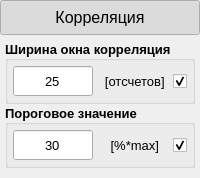
              <widget class="QWidget" name="widget_correlation" native="true">
               <property name="enabled">
                <bool>true</bool>
               </property>
               <property name="sizePolicy">
                <sizepolicy hsizetype="Minimum" vsizetype="Fixed">
                 <horstretch>0</horstretch>
                 <verstretch>0</verstretch>
                </sizepolicy>
               </property>
               <property name="minimumSize">
                <size>
                 <width>0</width>
                 <height>0</height>
                </size>
               </property>
               <property name="styleSheet">
                <string notr="true"/>
               </property>
               <layout class="QVBoxLayout" name="layout_menu_correlation">
                <property name="spacing">
                 <number>0</number>
                </property>
                <property name="sizeConstraint">
                 <enum>QLayout::SetDefaultConstraint</enum>
                </property>
                <property name="leftMargin">
                 <number>0</number>
                </property>
                <property name="topMargin">
                 <number>0</number>
                </property>
                <property name="rightMargin">
                 <number>0</number>
                </property>
                <property name="bottomMargin">
                 <number>5</number>
                </property>
                <item>
                 <widget class="QWidget" name="widget_correlation_header" native="true">
                  <property name="styleSheet">
                   <string notr="true"/>
                  </property>
                  <layout class="QHBoxLayout" name="layout_correlation_header">
                   <property name="spacing">
                    <number>0</number>
                   </property>
                   <property name="leftMargin">
                    <number>0</number>
                   </property>
                   <property name="topMargin">
                    <number>0</number>
                   </property>
                   <property name="rightMargin">
                    <number>0</number>
                   </property>
                   <property name="bottomMargin">
                    <number>0</number>
                   </property>
                   <item>
                    <widget class="QPushButton" name="pushButton_correlation_heade">
                     <property name="sizePolicy">
                      <sizepolicy hsizetype="Minimum" vsizetype="Fixed">
                       <horstretch>0</horstretch>
                       <verstretch>0</verstretch>
                      </sizepolicy>
                     </property>
                     <property name="minimumSize">
                      <size>
                       <width>0</width>
                       <height>35</height>
                      </size>
                     </property>
                     <property name="maximumSize">
                      <size>
                       <width>16777215</width>
                       <height>35</height>
                      </size>
                     </property>
                     <property name="font">
                      <font>
                       <pointsize>12</pointsize>
                      </font>
                     </property>
                     <property name="cursor">
                      <cursorShape>PointingHandCursor</cursorShape>
                     </property>
                     <property name="accessibleDescription">
                      <string/>
                     </property>
                     <property name="layoutDirection">
                      <enum>Qt::LeftToRight</enum>
                     </property>
                     <property name="autoFillBackground">
                      <bool>false</bool>
                     </property>
                     <property name="styleSheet">
                      <string notr="true">QPushButton {
	/* задает иконку */
	background-image: url(:/menu_titles/resource/menu_titles/menu_correlation_white_36dp.svg);
} 
</string>
                     </property>
                     <property name="text">
                      <string>Корреляция</string>
                     </property>
                     <property name="iconSize">
                      <size>
                       <width>0</width>
                       <height>0</height>
                      </size>
                     </property>
                     <property name="checkable">
                      <bool>true</bool>
                     </property>
                     <property name="checked">
                      <bool>true</bool>
                     </property>
                     <property name="autoRepeat">
                      <bool>false</bool>
                     </property>
                     <property name="autoExclusive">
                      <bool>false</bool>
                     </property>
                     <property name="default">
                      <bool>false</bool>
                     </property>
                     <property name="flat">
                      <bool>false</bool>
                     </property>
                    </widget>
                   </item>
                  </layout>
                 </widget>
                </item>
                <item>
                 <widget class="QWidget" name="widget_correlation_body" native="true">
                  <property name="enabled">
                   <bool>true</bool>
                  </property>
                  <property name="styleSheet">
                   <string notr="true"/>
                  </property>
                  <layout class="QVBoxLayout" name="layout_correlation_body" stretch="0,0">
                   <property name="spacing">
                    <number>0</number>
                   </property>
                   <property name="leftMargin">
                    <number>5</number>
                   </property>
                   <property name="topMargin">
                    <number>5</number>
                   </property>
                   <property name="rightMargin">
                    <number>5</number>
                   </property>
                   <property name="bottomMargin">
                    <number>5</number>
                   </property>
                   <item>
                    <widget class="QGroupBox" name="groupBox_correlation">
                     <property name="minimumSize">
                      <size>
                       <width>0</width>
                       <height>50</height>
                      </size>
                     </property>
                     <property name="maximumSize">
                      <size>
                       <width>16777215</width>
                       <height>16777215</height>
                      </size>
                     </property>
                     <property name="sizeIncrement">
                      <size>
                       <width>0</width>
                       <height>0</height>
                      </size>
                     </property>
                     <property name="baseSize">
                      <size>
                       <width>0</width>
                       <height>0</height>
                      </size>
                     </property>
                     <property name="font">
                      <font>
                       <pointsize>10</pointsize>
                       <weight>75</weight>
                       <bold>true</bold>
                      </font>
                     </property>
                     <property name="cursor">
                      <cursorShape>ArrowCursor</cursorShape>
                     </property>
                     <property name="mouseTracking">
                      <bool>false</bool>
                     </property>
                     <property name="tabletTracking">
                      <bool>false</bool>
                     </property>
                     <property name="styleSheet">
                      <string notr="true"/>
                     </property>
                     <property name="title">
                      <string>Ширина окна корреляция</string>
                     </property>
                     <property name="alignment">
                      <set>Qt::AlignLeading|Qt::AlignLeft|Qt::AlignVCenter</set>
                     </property>
                     <property name="flat">
                      <bool>true</bool>
                     </property>
                     <property name="checkable">
                      <bool>false</bool>
                     </property>
                     <layout class="QHBoxLayout" name="layout_threshold_3">
                      <property name="spacing">
                       <number>0</number>
                      </property>
                      <property name="leftMargin">
                       <number>5</number>
                      </property>
                      <property name="topMargin">
                       <number>5</number>
                      </property>
                      <property name="rightMargin">
                       <number>5</number>
                      </property>
                      <property name="bottomMargin">
                       <number>5</number>
                      </property>
                      <item>
                       <widget class="QLineEdit" name="lineEdit_correlation">
                        <property name="enabled">
                         <bool>true</bool>
                        </property>
                        <property name="sizePolicy">
                         <sizepolicy hsizetype="Expanding" vsizetype="Fixed">
                          <horstretch>0</horstretch>
                          <verstretch>0</verstretch>
                         </sizepolicy>
                        </property>
                        <property name="minimumSize">
                         <size>
                          <width>80</width>
                          <height>30</height>
                         </size>
                        </property>
                        <property name="maximumSize">
                         <size>
                          <width>80</width>
                          <height>30</height>
                         </size>
                        </property>
                        <property name="font">
                         <font>
                          <pointsize>10</pointsize>
                          <weight>50</weight>
                          <bold>false</bold>
                         </font>
                        </property>
                        <property name="styleSheet">
                         <string notr="true"/>
                        </property>
                        <property name="text">
                         <string notr="true">25</string>
                        </property>
                        <property name="maxLength">
                         <number>10</number>
                        </property>
                        <property name="alignment">
                         <set>Qt::AlignCenter</set>
                        </property>
                        <property name="dragEnabled">
                         <bool>false</bool>
                        </property>
                       </widget>
                      </item>
                      <item>
                       <widget class="QLabel" name="label_text_units_correlation">
                        <property name="sizePolicy">
                         <sizepolicy hsizetype="Preferred" vsizetype="Preferred">
                          <horstretch>0</horstretch>
                          <verstretch>0</verstretch>
                         </sizepolicy>
                        </property>
                        <property name="minimumSize">
                         <size>
                          <width>0</width>
                          <height>30</height>
                         </size>
                        </property>
                        <property name="font">
                         <font>
                          <pointsize>10</pointsize>
                          <weight>50</weight>
                          <italic>false</italic>
                          <bold>false</bold>
                          <underline>false</underline>
                          <strikeout>false</strikeout>
                          <kerning>true</kerning>
                         </font>
                        </property>
                        <property name="autoFillBackground">
                         <bool>false</bool>
                        </property>
                        <property name="styleSheet">
                         <string notr="true"/>
                        </property>
                        <property name="text">
                         <string> [отсчетов]</string>
                        </property>
                        <property name="alignment">
                         <set>Qt::AlignCenter</set>
                        </property>
                        <property name="wordWrap">
                         <bool>false</bool>
                        </property>
                       </widget>
                      </item>
                      <item>
                       <widget class="QCheckBox" name="checkBox_status_correlation">
                        <property name="enabled">
                         <bool>true</bool>
                        </property>
                        <property name="sizePolicy">
                         <sizepolicy hsizetype="Fixed" vsizetype="Fixed">
                          <horstretch>0</horstretch>
                          <verstretch>0</verstretch>
                         </sizepolicy>
                        </property>
                        <property name="minimumSize">
                         <size>
                          <width>0</width>
                          <height>30</height>
                         </size>
                        </property>
                        <property name="maximumSize">
                         <size>
                          <width>16777215</width>
                          <height>30</height>
                         </size>
                        </property>
                        <property name="whatsThis">
                         <string/>
                        </property>
                        <property name="accessibleName">
                         <string/>
                        </property>
                        <property name="accessibleDescription">
                         <string/>
                        </property>
                        <property name="styleSheet">
                         <string notr="true"/>
                        </property>
                        <property name="text">
                         <string/>
                        </property>
                        <property name="checked">
                         <bool>true</bool>
                        </property>
                        <property name="tristate">
                         <bool>false</bool>
                        </property>
                       </widget>
                      </item>
                     </layout>
                    </widget>
                   </item>
                   <item>
                    <widget class="QGroupBox" name="groupBox_threshold_correlation">
                     <property name="minimumSize">
                      <size>
                       <width>0</width>
                       <height>50</height>
                      </size>
                     </property>
                     <property name="maximumSize">
                      <size>
                       <width>16777215</width>
                       <height>16777215</height>
                      </size>
                     </property>
                     <property name="sizeIncrement">
                      <size>
                       <width>0</width>
                       <height>0</height>
                      </size>
                     </property>
                     <property name="baseSize">
                      <size>
                       <width>0</width>
                       <height>0</height>
                      </size>
                     </property>
                     <property name="font">
                      <font>
                       <pointsize>10</pointsize>
                       <weight>75</weight>
                       <bold>true</bold>
                      </font>
                     </property>
                     <property name="cursor">
                      <cursorShape>ArrowCursor</cursorShape>
                     </property>
                     <property name="mouseTracking">
                      <bool>false</bool>
                     </property>
                     <property name="tabletTracking">
                      <bool>false</bool>
                     </property>
                     <property name="styleSheet">
                      <string notr="true"/>
                     </property>
                     <property name="title">
                      <string>Пороговое значение</string>
                     </property>
                     <property name="alignment">
                      <set>Qt::AlignLeading|Qt::AlignLeft|Qt::AlignVCenter</set>
                     </property>
                     <property name="flat">
                      <bool>true</bool>
                     </property>
                     <property name="checkable">
                      <bool>false</bool>
                     </property>
                     <layout class="QHBoxLayout" name="layout_threshold_correlation">
                      <property name="spacing">
                       <number>0</number>
                      </property>
                      <property name="leftMargin">
                       <number>5</number>
                      </property>
                      <property name="topMargin">
                       <number>5</number>
                      </property>
                      <property name="rightMargin">
                       <number>5</number>
                      </property>
                      <property name="bottomMargin">
                       <number>5</number>
                      </property>
                      <item>
                       <widget class="QLineEdit" name="lineEdit_threshold_correlation">
                        <property name="enabled">
                         <bool>true</bool>
                        </property>
                        <property name="sizePolicy">
                         <sizepolicy hsizetype="Expanding" vsizetype="Fixed">
                          <horstretch>0</horstretch>
                          <verstretch>0</verstretch>
                         </sizepolicy>
                        </property>
                        <property name="minimumSize">
                         <size>
                          <width>80</width>
                          <height>30</height>
                         </size>
                        </property>
                        <property name="maximumSize">
                         <size>
                          <width>80</width>
                          <height>30</height>
                         </size>
                        </property>
                        <property name="font">
                         <font>
                          <pointsize>10</pointsize>
                          <weight>50</weight>
                          <bold>false</bold>
                         </font>
                        </property>
                        <property name="styleSheet">
                         <string notr="true"/>
                        </property>
                        <property name="text">
                         <string notr="true">30</string>
                        </property>
                        <property name="maxLength">
                         <number>10</number>
                        </property>
                        <property name="alignment">
                         <set>Qt::AlignCenter</set>
                        </property>
                        <property name="dragEnabled">
                         <bool>false</bool>
                        </property>
                       </widget>
                      </item>
                      <item>
                       <widget class="QLabel" name="label_text_units_threshold_correlation">
                        <property name="sizePolicy">
                         <sizepolicy hsizetype="Preferred" vsizetype="Preferred">
                          <horstretch>0</horstretch>
                          <verstretch>0</verstretch>
                         </sizepolicy>
                        </property>
                        <property name="minimumSize">
                         <size>
                          <width>0</width>
                          <height>30</height>
                         </size>
                        </property>
                        <property name="font">
                         <font>
                          <pointsize>10</pointsize>
                          <weight>50</weight>
                          <italic>false</italic>
                          <bold>false</bold>
                          <underline>false</underline>
                          <strikeout>false</strikeout>
                          <kerning>true</kerning>
                         </font>
                        </property>
                        <property name="autoFillBackground">
                         <bool>false</bool>
                        </property>
                        <property name="styleSheet">
                         <string notr="true"/>
                        </property>
                        <property name="text">
                         <string> [%*max]</string>
                        </property>
                        <property name="alignment">
                         <set>Qt::AlignCenter</set>
                        </property>
                        <property name="wordWrap">
                         <bool>false</bool>
                        </property>
                       </widget>
                      </item>
                      <item>
                       <widget class="QCheckBox" name="checkBox_status_threshold_correlation">
                        <property name="enabled">
                         <bool>true</bool>
                        </property>
                        <property name="sizePolicy">
                         <sizepolicy hsizetype="Fixed" vsizetype="Fixed">
                          <horstretch>0</horstretch>
                          <verstretch>0</verstretch>
                         </sizepolicy>
                        </property>
                        <property name="minimumSize">
                         <size>
                          <width>0</width>
                          <height>30</height>
                         </size>
                        </property>
                        <property name="maximumSize">
                         <size>
                          <width>16777215</width>
                          <height>30</height>
                         </size>
                        </property>
                        <property name="whatsThis">
                         <string/>
                        </property>
                        <property name="accessibleName">
                         <string/>
                        </property>
                        <property name="accessibleDescription">
                         <string/>
                        </property>
                        <property name="styleSheet">
                         <string notr="true"/>
                        </property>
                        <property name="text">
                         <string/>
                        </property>
                        <property name="checked">
                         <bool>true</bool>
                        </property>
                        <property name="tristate">
                         <bool>false</bool>
                        </property>
                       </widget>
                      </item>
                     </layout>
                    </widget>
                   </item>
                  </layout>
                 </widget>
                </item>
               </layout>
              </widget>
